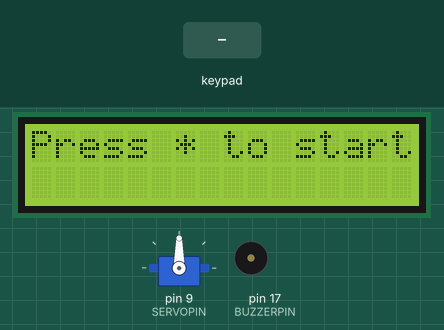
This sketch was run on a simulated Arduino Mega 2560, built with avr-gcc and run on an emulated ATmega2560. On the bench: 16×2 character LCD, servo, buzzer (waves = sounding, pin HIGH). Inputs (shaded band) come from the test bench.

Above: at 1.2 s.
1.3 s: key '*' pressed
At 1.8 s:
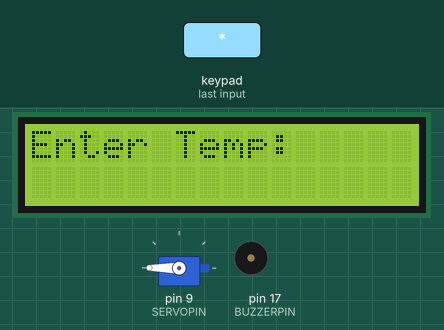
2.8 s: keypad keys 3 1 3 2 3 3 3 4 * pressed 0.4 s apart
At 6.8 s:
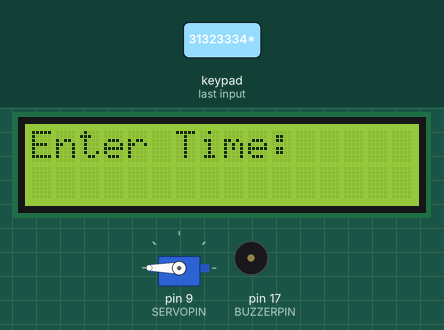
7.9 s: keypad keys 2 8 2 9 3 0 * pressed 0.4 s apart
At 10.7 s:
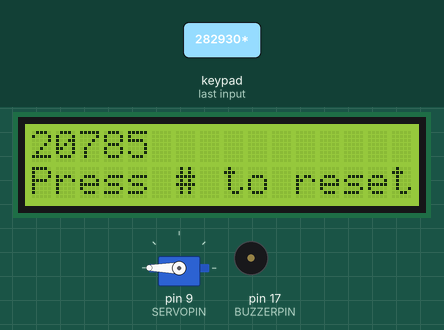
12.8 s: key '#' pressed
At 14.0 s:
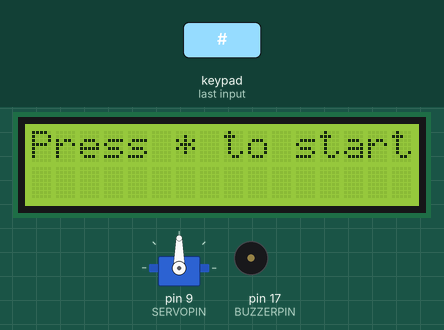
Timing chart, 0 to 15.3 s (numbered marks = the images above; inputs shaded):
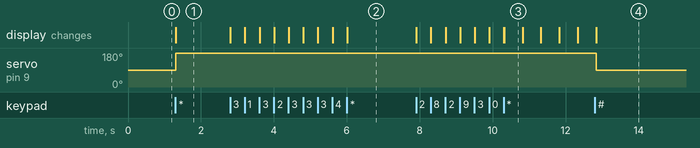

The sketch:

06.ino
```cpp
#include <LiquidCrystal.h>
#include <Keypad.h>
#include <Servo.h>

// Servo setup
Servo myservo;
#define SERVOPIN 9

#define BUZZERPIN 17
// LCD settup
#define ENB 23
#define RS 22
#define DB4 24
#define DB5 25
#define DB6 26
#define DB7 27

LiquidCrystal lcd(RS, ENB, DB4, DB5, DB6, DB7);

byte cursorPos = 0;
// End of LCD settup

// Keypad settup
const byte ROWS = 4; //four rows
const byte COLS = 3; //four columns
char keys[ROWS][COLS] = {
  {'1', '2', '3'},
  {'4', '5', '6'},
  {'7', '8', '9'},
  {'*', '0', '#'}
};
byte rowPins[ROWS] = {31, 32, 33, 34}; //connect to the row pinouts of the keypad
byte colPins[COLS] = {28, 29, 30}; //connect to the column pinouts of the keypad

Keypad keypad = Keypad( makeKeymap(keys), rowPins, colPins, ROWS, COLS );
// End of Keypad settup

String entry;
byte stage;
// stage = 0: Waiting for the user to press '*' and start the programme
// stage = 1: Waiting for the user to enter temperature followed by an '*'
// stage = 2: Waiting for the user to enter stop time followed by an '*'
// stage = 3: Waiting for temperature to ruse up to threshold
// stage = 4: Counting down the timer
// stage = 5: Finished cooking, thereby notifying the user

int temperature;
int stopTime;
int lastRecordedTemp;
long lastUpdateTime;
boolean lcdOn;

boolean updateTimer() {
  --stopTime;
  lcd.setCursor(0, 0);
  lcd.print("                ");
  lcd.setCursor(0, 0);
  lcd.print(stopTime);
  lastUpdateTime = stopTime;
  delay(500);
  return !stopTime;
}

void notifyUser() {
  playBuzzer();
  lcd.setCursor(0, 0);
  lcd.print("    Finished");
  if (millis() - lastUpdateTime >= 300) {
    if (lcdOn) {
      lcd.clear();
      lcdOn = false;
    } else {
      lcd.setCursor(0, 0);
      lcd.print("    Finished");
      //playBuzzer();
    }
    lastUpdateTime = millis();
  }
}

void playBuzzer(){
  for (int k=0; k<5; k++){
    digitalWrite(BUZZERPIN, HIGH);
    delay(50);
    digitalWrite(BUZZERPIN, LOW);
    delay(50);
    }
  }

void reportTemp() {
  int curTemp = analogRead(A0) / 308.0 * 150;
  if (lastRecordedTemp - curTemp >= 1
      || curTemp - lastRecordedTemp >= 1) {
    lcd.clear();
    lcd.setCursor(0, 0);
    lcd.print("Temp: ");
    lcd.print(curTemp);
    lcd.setCursor(0, 1);
    lcd.print("Press # to reset");
    lastRecordedTemp = curTemp;
  }
  if (curTemp >= temperature)
      stage = 4;
}

void handleKey(char key) {

  if (stage != 3 && key == '*' || key == '#') {
    lcd.clear();
    lcd.setCursor(0, 0);
  }

  switch (key) {
    case '#':
      closeDoor();
      lcd.print("Press * to start");
      lcd.setCursor(0, 1);
      entry = "";
      stage = 0;
      break;
    case '*':
      if (stage == 0) {
      lcd.print("Enter Temp:");
      lcd.setCursor(0, 1);
      stage = 1;
      openDoor();
      } else if (entry.length() != 0) {
        if (stage == 1) {
          temperature = entry.toInt();
          lcd.print("Enter Time:");
          lcd.setCursor(0, 1);
          stage = 2;
          entry = "";
        } else if (stage == 2) {
          stopTime = entry.toInt();
          stage = 3;
        }
      }
      break;
    default:
      if (stage == 1 || stage == 2) {
      entry = entry + key;
      lcd.print(key);
      }
  }
}

void openDoor(){
  myservo.write(180);
}

void closeDoor(){
  myservo.write(90);
}

void setup() {
  // put your setup code here, to run once:
  lcd.begin(16, 2);
  lcd.clear();
  lcd.setCursor(0, 0);
  lcd.print("Press * to start");
  lcd.setCursor(0, 1);
  stage = 0;
  lcdOn = true;
  lastUpdateTime = 0;
  lastRecordedTemp = -1;
  myservo.attach(SERVOPIN);
  pinMode(BUZZERPIN, OUTPUT);
}

void loop() {
  // put your main code here, to run repeatedly:

  if (stage == 3)
    reportTemp();

  else if (stage == 4) {
    if (updateTimer())
      stage = 5;
  }
  else if (stage == 5)
    notifyUser();

  char key = keypad.getKey();
  if (key)
    handleKey(key);
}
```

Measured:
- after the input at 1.3 s, servo on pin 9 (SERVOPIN): 90° → 180° at once; the display: changes at once (image 1)
- after the input at 2.8 s, the display: first changes at once (image 2 shows a later state)
- after the input at 7.9 s, the display: first changes at once (image 3 shows a later state)
- after the input at 12.8 s, servo on pin 9 (SERVOPIN): 180° → 90° at once; the display: changes at once (image 4)
- what the display in image 3 shows lasts 0.5 s, from 10.3 s to 10.8 s
